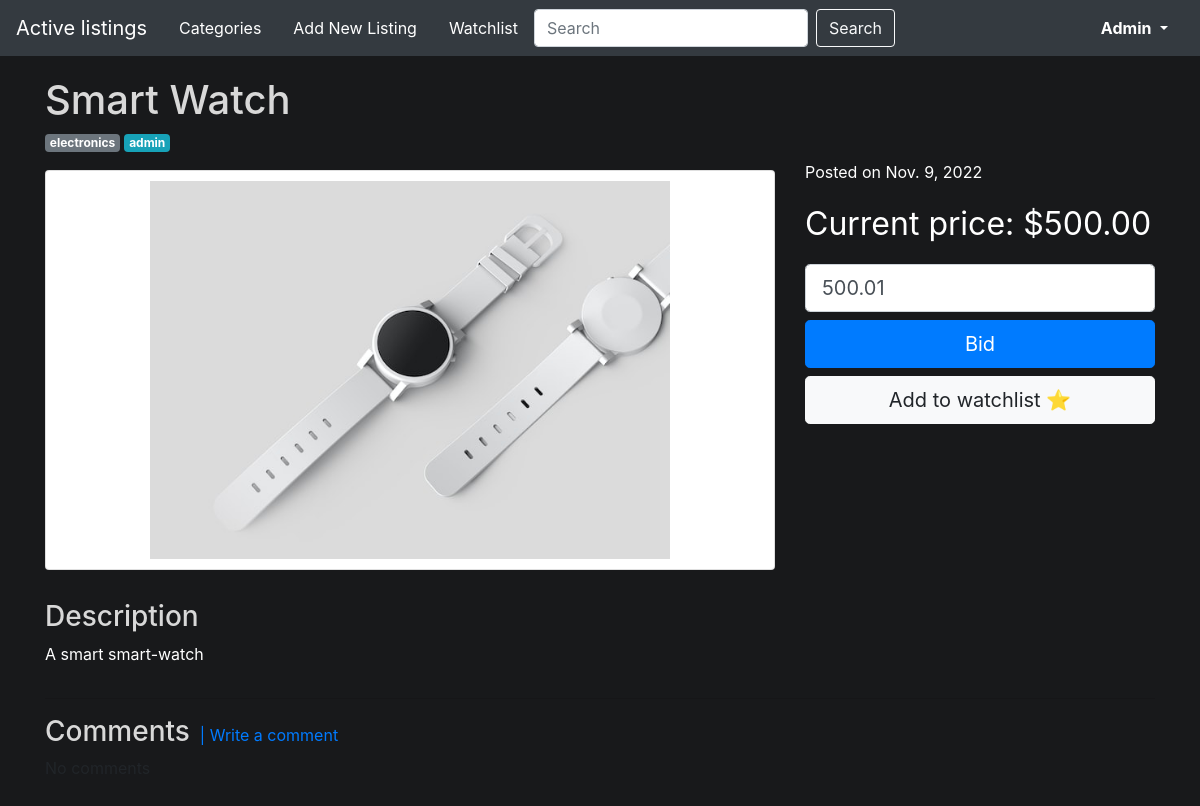
The app's page /listings/32 (signed in) with its own data.
### auctions/models.py (models this page shows, shortened)
class User(AbstractUser):
    def __str__(self):
        return self.username

class Listing(models.Model):
    owner = models.ForeignKey(User, on_delete=models.CASCADE, related_name="owned_auctions")
    title = models.CharField(max_length=200)
    state = models.CharField(max_length=10, default="active", choices = [('active','active'), ('closed', 'closed')])
    category = models.CharField(max_length=64, null=True, blank=True)
    description = models.CharField(max_length=1500)
    initial_price = models.DecimalField(max_digits=8, decimal_places=2, default = 0.00)
    current_price = models.DecimalField(max_digits=8, decimal_places=2, null=True, blank=True)
    start_date = models.DateField(auto_now_add=True, editable=False)
    item_image = models.ImageField(upload_to ='uploads/', null=True, blank=True)
    watchers = models.ManyToManyField(User, blank=True, related_name="watched_items")
    highest_bidder = models.ForeignKey(User, on_delete=models.CASCADE, null=True, blank=True)

### auctions/views.py (the view, shortened to what this page needs)
# urls.py: path("listings/<str:listing_id>", views.listing, name="listing"),
def listing(request, listing_id):
    listing = Listing.objects.get(id=listing_id)
    return render(request, "auctions/listing.html", {
        "listing": listing,
        "current_price": "{:.2f}".format(listing.current_price),
        "min_next_price": "{:.2f}".format(listing.current_price + Decimal(0.01)),
        "comments": listing.comment_set.all(),
        "comment_form": CommentForm(),
        "watchers": listing.watchers.all(),
    })

### auctions/forms.py
class CommentForm(forms.ModelForm):
    class Meta:
        model = Comment
        fields = ('body',)
        labels = {
            "body": "",
        }
        widgets = {
            'body': forms.Textarea(attrs={'class': 'form-control new_listing_form', 'placeholder': 'Comment'}),
        }

### auctions/templates/auctions/listing.html (shortened to what this page needs)
{% extends "auctions/layout.html" %}
{% load crispy_forms_tags %}
{% block body %}
<div class="container">
  <h1>{{ listing.title }}</h1>
  <h6><span class="badge badge-secondary">{{listing.category}}</span>
  <span class="badge badge-info">{{ listing.owner }}</span></h6>
    <div class="row">
      <div class="col-lg-8">
        <div class="card" style=" margin: 10px 0; padding:10px; height: 400px;">
        {% if listing.item_image %}
          <img class="individual_listing_image" src="{{ listing.item_image.url }}" alt="">
        {% endif %}
        </div>
      </div>
      <div class="col-lg-4">
        {% if listing.state == 'active' %}
          <div class="bidding_pannel">
            <p>Posted on {{ listing.start_date }}</p>
            <p class="individual_listing_price">Current price: ${{ current_price }}</p>
            <form method="POST">
                {% if user.is_authenticated %}
                  {% if listing.owner != request.user %}
                    <div class="form-group mb-2">
                      <input type="number" name="bid_amount" id="bid_input" class="form-control form-control-lg"
                      value="{{ min_next_price }}" step="0.01"  min="{{ min_next_price }}" max="999999.99">
                    </div>
                    <button type="submit" value="{{listing.id}}" name="bid_submit" class="btn btn-primary btn-lg btn-block mb-2">Bid</button>
                    {% if request.user not in watchers %}
                    <button type="submit" value="{{listing.id}}" name="watch_submit" class="btn btn-light btn-lg btn-block mb-2">Add to watchlist ⭐ </button>
                    {% else %}
                    <button type="submit" value="{{ listing.id }}" name="watch_remove" class="btn btn-outline-danger btn-lg btn-block mb-2" style="position:relative;bottom:0px;">Remove from watchlist</button>
                    {% endif %}
                  {% else %}
                  <button type="submit" name="close_submit" class="btn btn-warning btn-lg btn-block mb-2">Close auction</button>
                  {% endif %}
                {% endif %}
            </form>
          </div>
        {% endif %}
      </div>
    </div>
    <div class="row" style="margin-top:20px;">
        <div class="col-lg-12 description">
            <h3>Description</h3>
            <p>{{ listing.description }}</p>
        </div>
    </div>
    <hr>
    <div class="row">
      <div class="col-lg-12">
          <span style="display:flex; align-items:center;"><h3>Comments </h3>
          {% if user.is_authenticated %}
          <a data-toggle="collapse" href="#collapseExample" role="button" aria-expanded="false" aria-controls="collapseExample"  style="margin-left:10px;"> | Write a comment</a>
          </span>
          {% endif %}
          <div class="comments_feed">
            {% for comment in comments %}
              <div class="alert alert-secondary" role="alert">
                <span><strong>{{ comment.author }}</strong> |
                <em>{{ comment.date }}</em></span>
                <p>{{ comment.body }}</p>
              </div>
            {% empty %}
              <p>No comments</p>
            {% endfor %}
          </div>
        </div>
    </div>
{% endblock %}

### auctions/templates/auctions/layout.html (shortened to what this page needs)
{% load static %}
<!DOCTYPE html>
<html lang="en">
    <head>
        <link rel="stylesheet" href="https://stackpath.bootstrapcdn.com/bootstrap/4.4.1/css/bootstrap.min.css">
        <link href="{% static 'auctions/styles.css' %}" rel="stylesheet">
    </head>
    <body>
        <nav class="navbar sticky-top navbar-expand-lg navbar-dark bg-dark" style="display:flex; justify-content:space-between;">
            <ul class="nav">
                <a class="navbar-brand" href="{% url 'index' %}">Active listings</a>
                <li class="nav-item">
                    <a class="nav-link" href="{% url 'categories' %}">Categories</a>
                </li>
                {% if user.is_authenticated %}
                <li class="nav-item">
                    <a class="nav-link" href="{% url 'new_listing' %}">Add New Listing</a>
                </li>
                <li class="nav-item">
                    <a class="nav-link" href="{% url 'watchlist' %}">Watchlist</a>
                </li>
                {% endif %}
                <form action="{% url 'index' %}" method="post" class="form-inline">
                    <input class="form-control mr-sm-2" type="search" name="q" placeholder="Search" aria-label="Search">
                    <button class="btn btn-outline-light my-2 my-sm-0" name="search_submit" type="submit">Search</button>
                </form>
            </ul>
            <li class="nav-item dropdown">
                <span class="nav-link dropdown-toggle" style="color:white;" id="navbarDropdown" role="button" data-toggle="dropdown" aria-haspopup="true" aria-expanded="false">
                    {% if user.is_authenticated %}
                        <strong >{{ user.username }}</strong>
                    {% else %}
                        Not signed in.
                    {% endif %}
                </span>
            </li>
        </nav>
            <div class="body_container">
            {% block body %}
            {% endblock %}
        </div>
    </body>
</html>

### auctions/static/auctions/styles.css (style rules this page uses)
* { box-sizing: border-box; }
h1, h2, h3 { color: rgb(216, 216, 216); }
body { margin: 0; }
li { list-style-type:none; }
.nav-link { color: white; }
.body_container { padding: 20px; background-color: #18191B; height: 100vh; }
.individual_listing_image { height: 100%; width: 100%; object-fit:contain; margin:auto; }
.individual_listing_price { font-size: 2rem; }
.bidding_pannel { display: flex; flex-direction: column; }
.bidding_pannel > p { color: white; }
.description { color: white; }

### records on screen
User: username "Admin"
Listing: title "Smart Watch", category "electronics", owner "admin", item_image (picture), start_date "Nov. 9, 2022", description "A smart smart-watch"

### other values on screen
{{ current_price }} "500.00"
